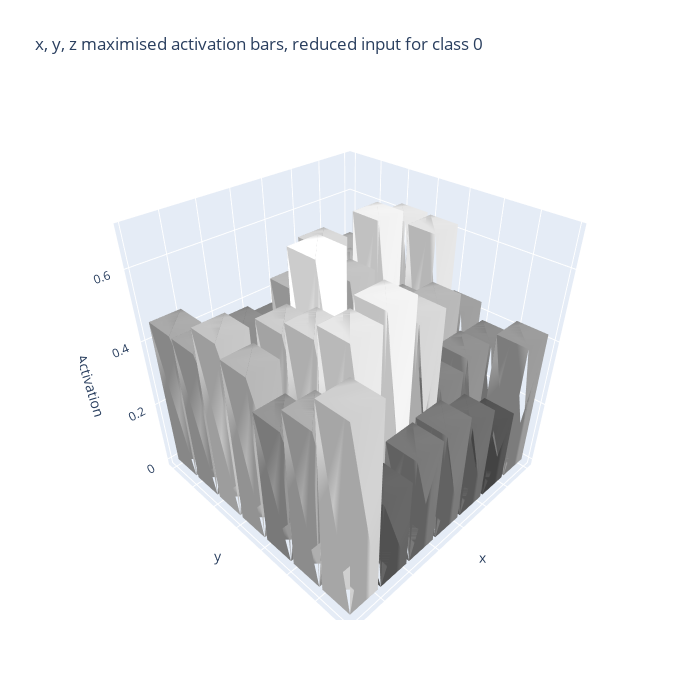

Notebook cell for this chart:
### Code cell
#adding 3d visualisation x, y, z with z = activation threshold for better interpretability

block_size = 4
new_size = 28 // block_size
class_idx = 0
activation_map = images[class_idx]

averaged_columns = activation_map.reshape(new_size, block_size, new_size, block_size).mean(axis=(1, 3))
norm = averaged_columns / averaged_columns.max()
colors = np.floor(norm * 255).astype(int)

fig = go.Figure()
dx = dy = 0.9

def add_cube(fig, x0, y0, h, gray):
    verts = np.array([
        [x0,     y0,     0], #square bottom of column
        [x0+dx,  y0,     0],
        [x0+dx,  y0+dy,  0],
        [x0,     y0+dy,  0],
        [x0,     y0,     h], #square top of column
        [x0+dx,  y0,     h],
        [x0+dx,  y0+dy,  h],
        [x0,     y0+dy,  h],
    ])

    i = [0, 0, 4, 5, 1, 1, 2, 2, 3, 3, 4, 7]
    j = [1, 3, 5, 6, 2, 5, 3, 6, 0, 7, 0, 4]
    k = [3, 2, 6, 7, 5, 4, 7, 4, 4, 6, 1, 5]
    color = f'rgb({gray},{gray},{gray})'

    fig.add_trace(go.Mesh3d(
        x = verts[:,0], y = verts[:,1], z = verts[:,2], #mesh vertices
        i = i, j = j, k = k,
        color = color, opacity = 1 #mesh color
    ))

for xi in range(new_size):
    for yi in range(new_size):
        h = averaged_columns[yi, new_size-1-xi]
        gray = colors[yi, new_size-1-xi]
        add_cube(fig, xi, yi, h, gray) #coordinates, height, color

fig.update_layout(
    scene = dict(
        xaxis = dict(title='x', showticklabels=False),
        yaxis = dict(title='y', showticklabels=False),
        zaxis = dict(title='Activation'),
        aspectmode = 'cube'
    ),
    title = f'x, y, z maximised activation bars, reduced input for class {class_idx}',
    width = 700, height=700
)

fig.show()

### Figure 1 — Plotly figure (JSON) as saved in the notebook; plotly's stock layout.template omitted (floating-point values rounded to 4 significant figures)
{"data": [{"color": "rgb(176,176,176)", "i": [0, 0, 4, 5, 1, 1, 2, 2, 3, 3, 4, 7], "j": [1, 3, 5, 6, 2, 5, 3, 6, 0, 7, 0, 4], "k": [3, 2, 6, 7, 5, 4, 7, 4, 4, 6, 1, 5], "opacity": 1, "type": "mesh3d", "x": [0.0, 0.9, 0.9, 0.0, 0.0, 0.9, 0.9, 0.0], "y": [0.0, 0.0, 0.9, 0.9, 0.0, 0.0, 0.9, 0.9], "z": [0.0, 0.0, 0.0, 0.0, 0.4772, 0.4772, 0.4772, 0.4772]}, {"color": "rgb(61,61,61)", "i": [0, 0, 4, 5, 1, 1, 2, 2, 3, 3, 4, 7], "j": [1, 3, 5, 6, 2, 5, 3, 6, 0, 7, 0, 4], "k": [3, 2, 6, 7, 5, 4, 7, 4, 4, 6, 1, 5], "opacity": 1, "type": "mesh3d", "x": [0.0, 0.9, 0.9, 0.0, 0.0, 0.9, 0.9, 0.0], "y": [1.0, 1.0, 1.9, 1.9, 1.0, 1.0, 1.9, 1.9], "z": [0.0, 0.0, 0.0, 0.0, 0.1666, 0.1666, 0.1666, 0.1666]}, {"color": "rgb(230,230,230)", "i": [0, 0, 4, 5, 1, 1, 2, 2, 3, 3, 4, 7], "j": [1, 3, 5, 6, 2, 5, 3, 6, 0, 7, 0, 4], "k": [3, 2, 6, 7, 5, 4, 7, 4, 4, 6, 1, 5], "opacity": 1, "type": "mesh3d", "x": [0.0, 0.9, 0.9, 0.0, 0.0, 0.9, 0.9, 0.0], "y": [2.0, 2.0, 2.9, 2.9, 2.0, 2.0, 2.9, 2.9], "z": [0.0, 0.0, 0.0, 0.0, 0.623, 0.623, 0.623, 0.623]}, {"color": "rgb(228,228,228)", "i": [0, 0, 4, 5, 1, 1, 2, 2, 3, 3, 4, 7], "j": [1, 3, 5, 6, 2, 5, 3, 6, 0, 7, 0, 4], "k": [3, 2, 6, 7, 5, 4, 7, 4, 4, 6, 1, 5], "opacity": 1, "type": "mesh3d", "x": [0.0, 0.9, 0.9, 0.0, 0.0, 0.9, 0.9, 0.0], "y": [3.0, 3.0, 3.9, 3.9, 3.0, 3.0, 3.9, 3.9], "z": [0.0, 0.0, 0.0, 0.0, 0.6195, 0.6195, 0.6195, 0.6195]}, {"color": "rgb(159,159,159)", "i": [0, 0, 4, 5, 1, 1, 2, 2, 3, 3, 4, 7], "j": [1, 3, 5, 6, 2, 5, 3, 6, 0, 7, 0, 4], "k": [3, 2, 6, 7, 5, 4, 7, 4, 4, 6, 1, 5], "opacity": 1, "type": "mesh3d", "x": [0.0, 0.9, 0.9, 0.0, 0.0, 0.9, 0.9, 0.0], "y": [4.0, 4.0, 4.9, 4.9, 4.0, 4.0, 4.9, 4.9], "z": [0.0, 0.0, 0.0, 0.0, 0.4324, 0.4324, 0.4324, 0.4324]}, {"color": "rgb(140,140,140)", "i": [0, 0, 4, 5, 1, 1, 2, 2, 3, 3, 4, 7], "j": [1, 3, 5, 6, 2, 5, 3, 6, 0, 7, 0, 4], "k": [3, 2, 6, 7, 5, 4, 7, 4, 4, 6, 1, 5], "opacity": 1, "type": "mesh3d", "x": [0.0, 0.9, 0.9, 0.0, 0.0, 0.9, 0.9, 0.0], "y": [5.0, 5.0, 5.9, 5.9, 5.0, 5.0, 5.9, 5.9], "z": [0.0, 0.0, 0.0, 0.0, 0.3811, 0.3811, 0.3811, 0.3811]}, {"color": "rgb(155,155,155)", "i": [0, 0, 4, 5, 1, 1, 2, 2, 3, 3, 4, 7], "j": [1, 3, 5, 6, 2, 5, 3, 6, 0, 7, 0, 4], "k": [3, 2, 6, 7, 5, 4, 7, 4, 4, 6, 1, 5], "opacity": 1, "type": "mesh3d", "x": [0.0, 0.9, 0.9, 0.0, 0.0, 0.9, 0.9, 0.0], "y": [6.0, 6.0, 6.9, 6.9, 6.0, 6.0, 6.9, 6.9], "z": [0.0, 0.0, 0.0, 0.0, 0.4219, 0.4219, 0.4219, 0.4219]}, {"color": "rgb(114,114,114)", "i": [0, 0, 4, 5, 1, 1, 2, 2, 3, 3, 4, 7], "j": [1, 3, 5, 6, 2, 5, 3, 6, 0, 7, 0, 4], "k": [3, 2, 6, 7, 5, 4, 7, 4, 4, 6, 1, 5], "opacity": 1, "type": "mesh3d", "x": [1.0, 1.9, 1.9, 1.0, 1.0, 1.9, 1.9, 1.0], "y": [0.0, 0.0, 0.9, 0.9, 0.0, 0.0, 0.9, 0.9], "z": [0.0, 0.0, 0.0, 0.0, 0.3107, 0.3107, 0.3107, 0.3107]}, {"color": "rgb(181,181,181)", "i": [0, 0, 4, 5, 1, 1, 2, 2, 3, 3, 4, 7], "j": [1, 3, 5, 6, 2, 5, 3, 6, 0, 7, 0, 4], "k": [3, 2, 6, 7, 5, 4, 7, 4, 4, 6, 1, 5], "opacity": 1, "type": "mesh3d", "x": [1.0, 1.9, 1.9, 1.0, 1.0, 1.9, 1.9, 1.0], "y": [1.0, 1.0, 1.9, 1.9, 1.0, 1.0, 1.9, 1.9], "z": [0.0, 0.0, 0.0, 0.0, 0.4918, 0.4918, 0.4918, 0.4918]}, {"color": "rgb(241,241,241)", "i": [0, 0, 4, 5, 1, 1, 2, 2, 3, 3, 4, 7], "j": [1, 3, 5, 6, 2, 5, 3, 6, 0, 7, 0, 4], "k": [3, 2, 6, 7, 5, 4, 7, 4, 4, 6, 1, 5], "opacity": 1, "type": "mesh3d", "x": [1.0, 1.9, 1.9, 1.0, 1.0, 1.9, 1.9, 1.0], "y": [2.0, 2.0, 2.9, 2.9, 2.0, 2.0, 2.9, 2.9], "z": [0.0, 0.0, 0.0, 0.0, 0.6547, 0.6547, 0.6547, 0.6547]}, {"color": "rgb(166,166,166)", "i": [0, 0, 4, 5, 1, 1, 2, 2, 3, 3, 4, 7], "j": [1, 3, 5, 6, 2, 5, 3, 6, 0, 7, 0, 4], "k": [3, 2, 6, 7, 5, 4, 7, 4, 4, 6, 1, 5], "opacity": 1, "type": "mesh3d", "x": [1.0, 1.9, 1.9, 1.0, 1.0, 1.9, 1.9, 1.0], "y": [3.0, 3.0, 3.9, 3.9, 3.0, 3.0, 3.9, 3.9], "z": [0.0, 0.0, 0.0, 0.0, 0.4518, 0.4518, 0.4518, 0.4518]}, {"color": "rgb(183,183,183)", "i": [0, 0, 4, 5, 1, 1, 2, 2, 3, 3, 4, 7], "j": [1, 3, 5, 6, 2, 5, 3, 6, 0, 7, 0, 4], "k": [3, 2, 6, 7, 5, 4, 7, 4, 4, 6, 1, 5], "opacity": 1, "type": "mesh3d", "x": [1.0, 1.9, 1.9, 1.0, 1.0, 1.9, 1.9, 1.0], "y": [4.0, 4.0, 4.9, 4.9, 4.0, 4.0, 4.9, 4.9], "z": [0.0, 0.0, 0.0, 0.0, 0.4959, 0.4959, 0.4959, 0.4959]}, {"color": "rgb(145,145,145)", "i": [0, 0, 4, 5, 1, 1, 2, 2, 3, 3, 4, 7], "j": [1, 3, 5, 6, 2, 5, 3, 6, 0, 7, 0, 4], "k": [3, 2, 6, 7, 5, 4, 7, 4, 4, 6, 1, 5], "opacity": 1, "type": "mesh3d", "x": [1.0, 1.9, 1.9, 1.0, 1.0, 1.9, 1.9, 1.0], "y": [5.0, 5.0, 5.9, 5.9, 5.0, 5.0, 5.9, 5.9], "z": [0.0, 0.0, 0.0, 0.0, 0.3929, 0.3929, 0.3929, 0.3929]}, {"color": "rgb(84,84,84)", "i": [0, 0, 4, 5, 1, 1, 2, 2, 3, 3, 4, 7], "j": [1, 3, 5, 6, 2, 5, 3, 6, 0, 7, 0, 4], "k": [3, 2, 6, 7, 5, 4, 7, 4, 4, 6, 1, 5], "opacity": 1, "type": "mesh3d", "x": [1.0, 1.9, 1.9, 1.0, 1.0, 1.9, 1.9, 1.0], "y": [6.0, 6.0, 6.9, 6.9, 6.0, 6.0, 6.9, 6.9], "z": [0.0, 0.0, 0.0, 0.0, 0.2281, 0.2281, 0.2281, 0.2281]}, {"color": "rgb(120,120,120)", "i": [0, 0, 4, 5, 1, 1, 2, 2, 3, 3, 4, 7], "j": [1, 3, 5, 6, 2, 5, 3, 6, 0, 7, 0, 4], "k": [3, 2, 6, 7, 5, 4, 7, 4, 4, 6, 1, 5], "opacity": 1, "type": "mesh3d", "x": [2.0, 2.9, 2.9, 2.0, 2.0, 2.9, 2.9, 2.0], "y": [0.0, 0.0, 0.9, 0.9, 0.0, 0.0, 0.9, 0.9], "z": [0.0, 0.0, 0.0, 0.0, 0.3269, 0.3269, 0.3269, 0.3269]}, {"color": "rgb(215,215,215)", "i": [0, 0, 4, 5, 1, 1, 2, 2, 3, 3, 4, 7], "j": [1, 3, 5, 6, 2, 5, 3, 6, 0, 7, 0, 4], "k": [3, 2, 6, 7, 5, 4, 7, 4, 4, 6, 1, 5], "opacity": 1, "type": "mesh3d", "x": [2.0, 2.9, 2.9, 2.0, 2.0, 2.9, 2.9, 2.0], "y": [1.0, 1.0, 1.9, 1.9, 1.0, 1.0, 1.9, 1.9], "z": [0.0, 0.0, 0.0, 0.0, 0.5843, 0.5843, 0.5843, 0.5843]}, {"color": "rgb(194,194,194)", "i": [0, 0, 4, 5, 1, 1, 2, 2, 3, 3, 4, 7], "j": [1, 3, 5, 6, 2, 5, 3, 6, 0, 7, 0, 4], "k": [3, 2, 6, 7, 5, 4, 7, 4, 4, 6, 1, 5], "opacity": 1, "type": "mesh3d", "x": [2.0, 2.9, 2.9, 2.0, 2.0, 2.9, 2.9, 2.0], "y": [2.0, 2.0, 2.9, 2.9, 2.0, 2.0, 2.9, 2.9], "z": [0.0, 0.0, 0.0, 0.0, 0.5264, 0.5264, 0.5264, 0.5264]}, {"color": "rgb(58,58,58)", "i": [0, 0, 4, 5, 1, 1, 2, 2, 3, 3, 4, 7], "j": [1, 3, 5, 6, 2, 5, 3, 6, 0, 7, 0, 4], "k": [3, 2, 6, 7, 5, 4, 7, 4, 4, 6, 1, 5], "opacity": 1, "type": "mesh3d", "x": [2.0, 2.9, 2.9, 2.0, 2.0, 2.9, 2.9, 2.0], "y": [3.0, 3.0, 3.9, 3.9, 3.0, 3.0, 3.9, 3.9], "z": [0.0, 0.0, 0.0, 0.0, 0.1578, 0.1578, 0.1578, 0.1578]}, {"color": "rgb(75,75,75)", "i": [0, 0, 4, 5, 1, 1, 2, 2, 3, 3, 4, 7], "j": [1, 3, 5, 6, 2, 5, 3, 6, 0, 7, 0, 4], "k": [3, 2, 6, 7, 5, 4, 7, 4, 4, 6, 1, 5], "opacity": 1, "type": "mesh3d", "x": [2.0, 2.9, 2.9, 2.0, 2.0, 2.9, 2.9, 2.0], "y": [4.0, 4.0, 4.9, 4.9, 4.0, 4.0, 4.9, 4.9], "z": [0.0, 0.0, 0.0, 0.0, 0.2051, 0.2051, 0.2051, 0.2051]}, {"color": "rgb(132,132,132)", "i": [0, 0, 4, 5, 1, 1, 2, 2, 3, 3, 4, 7], "j": [1, 3, 5, 6, 2, 5, 3, 6, 0, 7, 0, 4], "k": [3, 2, 6, 7, 5, 4, 7, 4, 4, 6, 1, 5], "opacity": 1, "type": "mesh3d", "x": [2.0, 2.9, 2.9, 2.0, 2.0, 2.9, 2.9, 2.0], "y": [5.0, 5.0, 5.9, 5.9, 5.0, 5.0, 5.9, 5.9], "z": [0.0, 0.0, 0.0, 0.0, 0.3575, 0.3575, 0.3575, 0.3575]}, {"color": "rgb(110,110,110)", "i": [0, 0, 4, 5, 1, 1, 2, 2, 3, 3, 4, 7], "j": [1, 3, 5, 6, 2, 5, 3, 6, 0, 7, 0, 4], "k": [3, 2, 6, 7, 5, 4, 7, 4, 4, 6, 1, 5], "opacity": 1, "type": "mesh3d", "x": [2.0, 2.9, 2.9, 2.0, 2.0, 2.9, 2.9, 2.0], "y": [6.0, 6.0, 6.9, 6.9, 6.0, 6.0, 6.9, 6.9], "z": [0.0, 0.0, 0.0, 0.0, 0.2979, 0.2979, 0.2979, 0.2979]}, {"color": "rgb(132,132,132)", "i": [0, 0, 4, 5, 1, 1, 2, 2, 3, 3, 4, 7], "j": [1, 3, 5, 6, 2, 5, 3, 6, 0, 7, 0, 4], "k": [3, 2, 6, 7, 5, 4, 7, 4, 4, 6, 1, 5], "opacity": 1, "type": "mesh3d", "x": [3.0, 3.9, 3.9, 3.0, 3.0, 3.9, 3.9, 3.0], "y": [0.0, 0.0, 0.9, 0.9, 0.0, 0.0, 0.9, 0.9], "z": [0.0, 0.0, 0.0, 0.0, 0.3599, 0.3599, 0.3599, 0.3599]}, {"color": "rgb(185,185,185)", "i": [0, 0, 4, 5, 1, 1, 2, 2, 3, 3, 4, 7], "j": [1, 3, 5, 6, 2, 5, 3, 6, 0, 7, 0, 4], "k": [3, 2, 6, 7, 5, 4, 7, 4, 4, 6, 1, 5], "opacity": 1, "type": "mesh3d", "x": [3.0, 3.9, 3.9, 3.0, 3.0, 3.9, 3.9, 3.0], "y": [1.0, 1.0, 1.9, 1.9, 1.0, 1.0, 1.9, 1.9], "z": [0.0, 0.0, 0.0, 0.0, 0.5018, 0.5018, 0.5018, 0.5018]}, {"color": "rgb(203,203,203)", "i": [0, 0, 4, 5, 1, 1, 2, 2, 3, 3, 4, 7], "j": [1, 3, 5, 6, 2, 5, 3, 6, 0, 7, 0, 4], "k": [3, 2, 6, 7, 5, 4, 7, 4, 4, 6, 1, 5], "opacity": 1, "type": "mesh3d", "x": [3.0, 3.9, 3.9, 3.0, 3.0, 3.9, 3.9, 3.0], "y": [2.0, 2.0, 2.9, 2.9, 2.0, 2.0, 2.9, 2.9], "z": [0.0, 0.0, 0.0, 0.0, 0.5521, 0.5521, 0.5521, 0.5521]}, {"color": "rgb(155,155,155)", "i": [0, 0, 4, 5, 1, 1, 2, 2, 3, 3, 4, 7], "j": [1, 3, 5, 6, 2, 5, 3, 6, 0, 7, 0, 4], "k": [3, 2, 6, 7, 5, 4, 7, 4, 4, 6, 1, 5], "opacity": 1, "type": "mesh3d", "x": [3.0, 3.9, 3.9, 3.0, 3.0, 3.9, 3.9, 3.0], "y": [3.0, 3.0, 3.9, 3.9, 3.0, 3.0, 3.9, 3.9], "z": [0.0, 0.0, 0.0, 0.0, 0.4214, 0.4214, 0.4214, 0.4214]}, {"color": "rgb(89,89,89)", "i": [0, 0, 4, 5, 1, 1, 2, 2, 3, 3, 4, 7], "j": [1, 3, 5, 6, 2, 5, 3, 6, 0, 7, 0, 4], "k": [3, 2, 6, 7, 5, 4, 7, 4, 4, 6, 1, 5], "opacity": 1, "type": "mesh3d", "x": [3.0, 3.9, 3.9, 3.0, 3.0, 3.9, 3.9, 3.0], "y": [4.0, 4.0, 4.9, 4.9, 4.0, 4.0, 4.9, 4.9], "z": [0.0, 0.0, 0.0, 0.0, 0.2434, 0.2434, 0.2434, 0.2434]}, {"color": "rgb(214,214,214)", "i": [0, 0, 4, 5, 1, 1, 2, 2, 3, 3, 4, 7], "j": [1, 3, 5, 6, 2, 5, 3, 6, 0, 7, 0, 4], "k": [3, 2, 6, 7, 5, 4, 7, 4, 4, 6, 1, 5], "opacity": 1, "type": "mesh3d", "x": [3.0, 3.9, 3.9, 3.0, 3.0, 3.9, 3.9, 3.0], "y": [5.0, 5.0, 5.9, 5.9, 5.0, 5.0, 5.9, 5.9], "z": [0.0, 0.0, 0.0, 0.0, 0.5803, 0.5803, 0.5803, 0.5803]}, {"color": "rgb(123,123,123)", "i": [0, 0, 4, 5, 1, 1, 2, 2, 3, 3, 4, 7], "j": [1, 3, 5, 6, 2, 5, 3, 6, 0, 7, 0, 4], "k": [3, 2, 6, 7, 5, 4, 7, 4, 4, 6, 1, 5], "opacity": 1, "type": "mesh3d", "x": [3.0, 3.9, 3.9, 3.0, 3.0, 3.9, 3.9, 3.0], "y": [6.0, 6.0, 6.9, 6.9, 6.0, 6.0, 6.9, 6.9], "z": [0.0, 0.0, 0.0, 0.0, 0.3356, 0.3356, 0.3356, 0.3356]}, {"color": "rgb(141,141,141)", "i": [0, 0, 4, 5, 1, 1, 2, 2, 3, 3, 4, 7], "j": [1, 3, 5, 6, 2, 5, 3, 6, 0, 7, 0, 4], "k": [3, 2, 6, 7, 5, 4, 7, 4, 4, 6, 1, 5], "opacity": 1, "type": "mesh3d", "x": [4.0, 4.9, 4.9, 4.0, 4.0, 4.9, 4.9, 4.0], "y": [0.0, 0.0, 0.9, 0.9, 0.0, 0.0, 0.9, 0.9], "z": [0.0, 0.0, 0.0, 0.0, 0.3825, 0.3825, 0.3825, 0.3825]}, {"color": "rgb(108,108,108)", "i": [0, 0, 4, 5, 1, 1, 2, 2, 3, 3, 4, 7], "j": [1, 3, 5, 6, 2, 5, 3, 6, 0, 7, 0, 4], "k": [3, 2, 6, 7, 5, 4, 7, 4, 4, 6, 1, 5], "opacity": 1, "type": "mesh3d", "x": [4.0, 4.9, 4.9, 4.0, 4.0, 4.9, 4.9, 4.0], "y": [1.0, 1.0, 1.9, 1.9, 1.0, 1.0, 1.9, 1.9], "z": [0.0, 0.0, 0.0, 0.0, 0.2946, 0.2946, 0.2946, 0.2946]}, {"color": "rgb(175,175,175)", "i": [0, 0, 4, 5, 1, 1, 2, 2, 3, 3, 4, 7], "j": [1, 3, 5, 6, 2, 5, 3, 6, 0, 7, 0, 4], "k": [3, 2, 6, 7, 5, 4, 7, 4, 4, 6, 1, 5], "opacity": 1, "type": "mesh3d", "x": [4.0, 4.9, 4.9, 4.0, 4.0, 4.9, 4.9, 4.0], "y": [2.0, 2.0, 2.9, 2.9, 2.0, 2.0, 2.9, 2.9], "z": [0.0, 0.0, 0.0, 0.0, 0.4757, 0.4757, 0.4757, 0.4757]}, {"color": "rgb(255,255,255)", "i": [0, 0, 4, 5, 1, 1, 2, 2, 3, 3, 4, 7], "j": [1, 3, 5, 6, 2, 5, 3, 6, 0, 7, 0, 4], "k": [3, 2, 6, 7, 5, 4, 7, 4, 4, 6, 1, 5], "opacity": 1, "type": "mesh3d", "x": [4.0, 4.9, 4.9, 4.0, 4.0, 4.9, 4.9, 4.0], "y": [3.0, 3.0, 3.9, 3.9, 3.0, 3.0, 3.9, 3.9], "z": [0.0, 0.0, 0.0, 0.0, 0.6903, 0.6903, 0.6903, 0.6903]}, {"color": "rgb(182,182,182)", "i": [0, 0, 4, 5, 1, 1, 2, 2, 3, 3, 4, 7], "j": [1, 3, 5, 6, 2, 5, 3, 6, 0, 7, 0, 4], "k": [3, 2, 6, 7, 5, 4, 7, 4, 4, 6, 1, 5], "opacity": 1, "type": "mesh3d", "x": [4.0, 4.9, 4.9, 4.0, 4.0, 4.9, 4.9, 4.0], "y": [4.0, 4.0, 4.9, 4.9, 4.0, 4.0, 4.9, 4.9], "z": [0.0, 0.0, 0.0, 0.0, 0.4933, 0.4933, 0.4933, 0.4933]}, {"color": "rgb(241,241,241)", "i": [0, 0, 4, 5, 1, 1, 2, 2, 3, 3, 4, 7], "j": [1, 3, 5, 6, 2, 5, 3, 6, 0, 7, 0, 4], "k": [3, 2, 6, 7, 5, 4, 7, 4, 4, 6, 1, 5], "opacity": 1, "type": "mesh3d", "x": [4.0, 4.9, 4.9, 4.0, 4.0, 4.9, 4.9, 4.0], "y": [5.0, 5.0, 5.9, 5.9, 5.0, 5.0, 5.9, 5.9], "z": [0.0, 0.0, 0.0, 0.0, 0.6526, 0.6526, 0.6526, 0.6526]}, {"color": "rgb(121,121,121)", "i": [0, 0, 4, 5, 1, 1, 2, 2, 3, 3, 4, 7], "j": [1, 3, 5, 6, 2, 5, 3, 6, 0, 7, 0, 4], "k": [3, 2, 6, 7, 5, 4, 7, 4, 4, 6, 1, 5], "opacity": 1, "type": "mesh3d", "x": [4.0, 4.9, 4.9, 4.0, 4.0, 4.9, 4.9, 4.0], "y": [6.0, 6.0, 6.9, 6.9, 6.0, 6.0, 6.9, 6.9], "z": [0.0, 0.0, 0.0, 0.0, 0.3279, 0.3279, 0.3279, 0.3279]}, {"color": "rgb(116,116,116)", "i": [0, 0, 4, 5, 1, 1, 2, 2, 3, 3, 4, 7], "j": [1, 3, 5, 6, 2, 5, 3, 6, 0, 7, 0, 4], "k": [3, 2, 6, 7, 5, 4, 7, 4, 4, 6, 1, 5], "opacity": 1, "type": "mesh3d", "x": [5.0, 5.9, 5.9, 5.0, 5.0, 5.9, 5.9, 5.0], "y": [0.0, 0.0, 0.9, 0.9, 0.0, 0.0, 0.9, 0.9], "z": [0.0, 0.0, 0.0, 0.0, 0.3143, 0.3143, 0.3143, 0.3143]}, {"color": "rgb(80,80,80)", "i": [0, 0, 4, 5, 1, 1, 2, 2, 3, 3, 4, 7], "j": [1, 3, 5, 6, 2, 5, 3, 6, 0, 7, 0, 4], "k": [3, 2, 6, 7, 5, 4, 7, 4, 4, 6, 1, 5], "opacity": 1, "type": "mesh3d", "x": [5.0, 5.9, 5.9, 5.0, 5.0, 5.9, 5.9, 5.0], "y": [1.0, 1.0, 1.9, 1.9, 1.0, 1.0, 1.9, 1.9], "z": [0.0, 0.0, 0.0, 0.0, 0.2177, 0.2177, 0.2177, 0.2177]}, {"color": "rgb(134,134,134)", "i": [0, 0, 4, 5, 1, 1, 2, 2, 3, 3, 4, 7], "j": [1, 3, 5, 6, 2, 5, 3, 6, 0, 7, 0, 4], "k": [3, 2, 6, 7, 5, 4, 7, 4, 4, 6, 1, 5], "opacity": 1, "type": "mesh3d", "x": [5.0, 5.9, 5.9, 5.0, 5.0, 5.9, 5.9, 5.0], "y": [2.0, 2.0, 2.9, 2.9, 2.0, 2.0, 2.9, 2.9], "z": [0.0, 0.0, 0.0, 0.0, 0.3631, 0.3631, 0.3631, 0.3631]}, {"color": "rgb(204,204,204)", "i": [0, 0, 4, 5, 1, 1, 2, 2, 3, 3, 4, 7], "j": [1, 3, 5, 6, 2, 5, 3, 6, 0, 7, 0, 4], "k": [3, 2, 6, 7, 5, 4, 7, 4, 4, 6, 1, 5], "opacity": 1, "type": "mesh3d", "x": [5.0, 5.9, 5.9, 5.0, 5.0, 5.9, 5.9, 5.0], "y": [3.0, 3.0, 3.9, 3.9, 3.0, 3.0, 3.9, 3.9], "z": [0.0, 0.0, 0.0, 0.0, 0.5545, 0.5545, 0.5545, 0.5545]}, {"color": "rgb(217,217,217)", "i": [0, 0, 4, 5, 1, 1, 2, 2, 3, 3, 4, 7], "j": [1, 3, 5, 6, 2, 5, 3, 6, 0, 7, 0, 4], "k": [3, 2, 6, 7, 5, 4, 7, 4, 4, 6, 1, 5], "opacity": 1, "type": "mesh3d", "x": [5.0, 5.9, 5.9, 5.0, 5.0, 5.9, 5.9, 5.0], "y": [4.0, 4.0, 4.9, 4.9, 4.0, 4.0, 4.9, 4.9], "z": [0.0, 0.0, 0.0, 0.0, 0.5879, 0.5879, 0.5879, 0.5879]}, {"color": "rgb(231,231,231)", "i": [0, 0, 4, 5, 1, 1, 2, 2, 3, 3, 4, 7], "j": [1, 3, 5, 6, 2, 5, 3, 6, 0, 7, 0, 4], "k": [3, 2, 6, 7, 5, 4, 7, 4, 4, 6, 1, 5], "opacity": 1, "type": "mesh3d", "x": [5.0, 5.9, 5.9, 5.0, 5.0, 5.9, 5.9, 5.0], "y": [5.0, 5.0, 5.9, 5.9, 5.0, 5.0, 5.9, 5.9], "z": [0.0, 0.0, 0.0, 0.0, 0.6262, 0.6262, 0.6262, 0.6262]}, {"color": "rgb(101,101,101)", "i": [0, 0, 4, 5, 1, 1, 2, 2, 3, 3, 4, 7], "j": [1, 3, 5, 6, 2, 5, 3, 6, 0, 7, 0, 4], "k": [3, 2, 6, 7, 5, 4, 7, 4, 4, 6, 1, 5], "opacity": 1, "type": "mesh3d", "x": [5.0, 5.9, 5.9, 5.0, 5.0, 5.9, 5.9, 5.0], "y": [6.0, 6.0, 6.9, 6.9, 6.0, 6.0, 6.9, 6.9], "z": [0.0, 0.0, 0.0, 0.0, 0.2736, 0.2736, 0.2736, 0.2736]}, {"color": "rgb(169,169,169)", "i": [0, 0, 4, 5, 1, 1, 2, 2, 3, 3, 4, 7], "j": [1, 3, 5, 6, 2, 5, 3, 6, 0, 7, 0, 4], "k": [3, 2, 6, 7, 5, 4, 7, 4, 4, 6, 1, 5], "opacity": 1, "type": "mesh3d", "x": [6.0, 6.9, 6.9, 6.0, 6.0, 6.9, 6.9, 6.0], "y": [0.0, 0.0, 0.9, 0.9, 0.0, 0.0, 0.9, 0.9], "z": [0.0, 0.0, 0.0, 0.0, 0.4576, 0.4576, 0.4576, 0.4576]}, {"color": "rgb(168,168,168)", "i": [0, 0, 4, 5, 1, 1, 2, 2, 3, 3, 4, 7], "j": [1, 3, 5, 6, 2, 5, 3, 6, 0, 7, 0, 4], "k": [3, 2, 6, 7, 5, 4, 7, 4, 4, 6, 1, 5], "opacity": 1, "type": "mesh3d", "x": [6.0, 6.9, 6.9, 6.0, 6.0, 6.9, 6.9, 6.0], "y": [1.0, 1.0, 1.9, 1.9, 1.0, 1.0, 1.9, 1.9], "z": [0.0, 0.0, 0.0, 0.0, 0.456, 0.456, 0.456, 0.456]}, {"color": "rgb(196,196,196)", "i": [0, 0, 4, 5, 1, 1, 2, 2, 3, 3, 4, 7], "j": [1, 3, 5, 6, 2, 5, 3, 6, 0, 7, 0, 4], "k": [3, 2, 6, 7, 5, 4, 7, 4, 4, 6, 1, 5], "opacity": 1, "type": "mesh3d", "x": [6.0, 6.9, 6.9, 6.0, 6.0, 6.9, 6.9, 6.0], "y": [2.0, 2.0, 2.9, 2.9, 2.0, 2.0, 2.9, 2.9], "z": [0.0, 0.0, 0.0, 0.0, 0.5313, 0.5313, 0.5313, 0.5313]}, {"color": "rgb(183,183,183)", "i": [0, 0, 4, 5, 1, 1, 2, 2, 3, 3, 4, 7], "j": [1, 3, 5, 6, 2, 5, 3, 6, 0, 7, 0, 4], "k": [3, 2, 6, 7, 5, 4, 7, 4, 4, 6, 1, 5], "opacity": 1, "type": "mesh3d", "x": [6.0, 6.9, 6.9, 6.0, 6.0, 6.9, 6.9, 6.0], "y": [3.0, 3.0, 3.9, 3.9, 3.0, 3.0, 3.9, 3.9], "z": [0.0, 0.0, 0.0, 0.0, 0.4965, 0.4965, 0.4965, 0.4965]}, {"color": "rgb(151,151,151)", "i": [0, 0, 4, 5, 1, 1, 2, 2, 3, 3, 4, 7], "j": [1, 3, 5, 6, 2, 5, 3, 6, 0, 7, 0, 4], "k": [3, 2, 6, 7, 5, 4, 7, 4, 4, 6, 1, 5], "opacity": 1, "type": "mesh3d", "x": [6.0, 6.9, 6.9, 6.0, 6.0, 6.9, 6.9, 6.0], "y": [4.0, 4.0, 4.9, 4.9, 4.0, 4.0, 4.9, 4.9], "z": [0.0, 0.0, 0.0, 0.0, 0.4113, 0.4113, 0.4113, 0.4113]}, {"color": "rgb(175,175,175)", "i": [0, 0, 4, 5, 1, 1, 2, 2, 3, 3, 4, 7], "j": [1, 3, 5, 6, 2, 5, 3, 6, 0, 7, 0, 4], "k": [3, 2, 6, 7, 5, 4, 7, 4, 4, 6, 1, 5], "opacity": 1, "type": "mesh3d", "x": [6.0, 6.9, 6.9, 6.0, 6.0, 6.9, 6.9, 6.0], "y": [5.0, 5.0, 5.9, 5.9, 5.0, 5.0, 5.9, 5.9], "z": [0.0, 0.0, 0.0, 0.0, 0.4763, 0.4763, 0.4763, 0.4763]}, {"color": "rgb(207,207,207)", "i": [0, 0, 4, 5, 1, 1, 2, 2, 3, 3, 4, 7], "j": [1, 3, 5, 6, 2, 5, 3, 6, 0, 7, 0, 4], "k": [3, 2, 6, 7, 5, 4, 7, 4, 4, 6, 1, 5], "opacity": 1, "type": "mesh3d", "x": [6.0, 6.9, 6.9, 6.0, 6.0, 6.9, 6.9, 6.0], "y": [6.0, 6.0, 6.9, 6.9, 6.0, 6.0, 6.9, 6.9], "z": [0.0, 0.0, 0.0, 0.0, 0.5614, 0.5614, 0.5614, 0.5614]}], "layout": {"height": 700, "scene": {"aspectmode": "cube", "xaxis": {"showticklabels": false, "title": {"text": "x"}}, "yaxis": {"showticklabels": false, "title": {"text": "y"}}, "zaxis": {"title": {"text": "Activation"}}}, "title": {"text": "x, y, z maximised activation bars, reduced input for class 0"}, "width": 700}}
